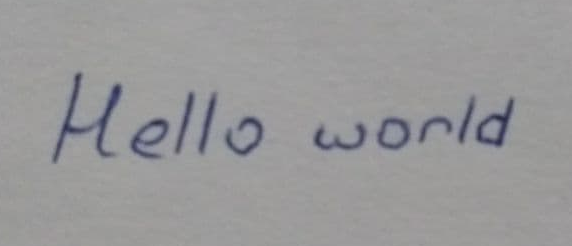
#> input picture images/photo.png, 572 x 246 px
$ python extraction.py
#> lines starting #> are read from the running program, lines starting #| are printed output that depends on the picture; after the words box and inside, x2 and y2 are one past the last pixel; in counts of white or black regions, pixels touching at a corner belong together
### preprocessing/extracted_letter.py
import typing as tp
from dataclasses import dataclass

import numpy as np


@dataclass
class ExtractedLetter:
    image: np.ndarray
    coordinates: tp.Tuple[int, int]
    height: int = 28
    width: int = 28

    def __lt__(self, other: "ExtractedLetter"):
        return self.coordinates < other.coordinates

### preprocessing/extraction.py
import os
import typing as tp

import cv2 as c
import numpy as np

from preprocessing.extracted_letter import ExtractedLetter


class ImageExtractor:
    THRESHOLD = 127
    ARTIFACTS_DIRECTORY = "artifacts"
    NO_PARENT = 0

    def __init__(self, image: tp.Union[str, np.ndarray]):
#> called with image = '../images/photo.png'
        self.image: np.ndarray
        if isinstance(image, str):
            self.image = c.imread(image)
#> self.image is the input picture: shape (246, 572, 3); mean B, G, R 153.8, 152.9, 153.2
        else:
            self.image = image

        self.thresh = ImageExtractor.threshold_it(self.image)

    @staticmethod
    def threshold_it(image: np.ndarray, blur=True):
#> called with blur = True
        grayscale = c.cvtColor(image, c.COLOR_BGR2GRAY)
        if blur:
            grayscale = c.GaussianBlur(grayscale, (5, 5), 0)

        _, thresh = c.threshold(grayscale, ImageExtractor.THRESHOLD, 255,
                                  c.THRESH_OTSU + c.THRESH_BINARY)
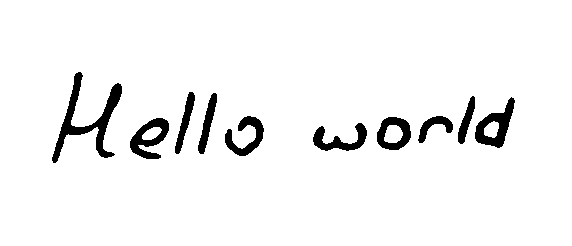
#> thresh: shape (246, 572); 95.2% white; 10 black regions, largest, box (x1, y1, x2, y2) and area: (52, 72, 122, 163) 1570, (475, 97, 515, 148) 857, (130, 118, 169, 159) 777
        return thresh

    @staticmethod
    def square_it(image: np.ndarray, preferred_shape: tp.Tuple[int, int]) -> np.ndarray:
        c_height, c_width = image.shape
        longest = max(image.shape)
        squared_letter = 255 * np.ones(shape=[longest, longest], dtype=np.uint8)
        if c_width > c_height:
            squared_y = (longest - c_height) // 2
            squared_letter[squared_y:squared_y + c_height, 0:c_width] = image
        elif c_width < c_height:
            squared_x = (longest - c_width) // 2
            squared_letter[0:c_height, squared_x:squared_x + c_width] = image
        else:
            squared_letter = image

        return c.resize(squared_letter, preferred_shape, interpolation=c.INTER_AREA)

    def _eroding(self, eroding) -> np.ndarray:
        # removing some small defects
        opening = c.morphologyEx(
            self.thresh,
            c.MORPH_OPEN,
            c.getStructuringElement(c.MORPH_ELLIPSE, (5, 5))
        )
#> opening: shape (246, 572); 95.2% white; 10 black regions, largest, box (x1, y1, x2, y2) and area: (52, 72, 122, 163) 1579, (475, 97, 515, 148) 861, (130, 118, 169, 159) 788
        # increasing contours of letters for later use in connected components method
        img_erode = c.erode(
            opening,
            np.ones((eroding, eroding), np.uint8),
            iterations=2
        )
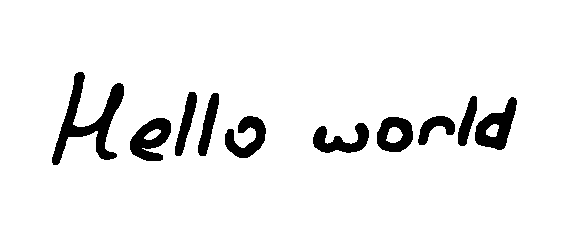
#> img_erode: shape (246, 572); 93.5% white; 10 black regions

        return img_erode

    def extract_letters(self, height, width, eroding=2, save_artifacts=False) -> tp.List[ExtractedLetter]:
        eroded = self._eroding(eroding)
        all_occurrences, tree = c.findContours(
            eroded,
            c.RETR_TREE,
            c.CHAIN_APPROX_NONE
        )
#> all_occurrences = 14 contours; largest, box (x1, y1, x2, y2) and area: (0, 0, 572, 246) 139895, (51, 71, 125, 166) 2306, (474, 96, 518, 151) 1304, (129, 117, 172, 162) 1244, (376, 116, 414, 153) 1091
        low_tree = tree[0]

        artifact = None
        if save_artifacts:
            artifact = self.image.copy()

        extracted: tp.List[ExtractedLetter] = []
        for index, text_element in enumerate(all_occurrences):
            # checking for parent contour
            if low_tree[index][3] == ImageExtractor.NO_PARENT:
                (r_x, r_y, r_width, r_height) = c.boundingRect(text_element)
                if save_artifacts:
                    c.rectangle(artifact, (r_x, r_y), (r_x + r_width, r_y + r_height), (0, 0, 255), 1)

                # making mask for the contour
                mask = np.zeros_like(eroded)
                c.drawContours(mask, [text_element], 0, 255, -1)

                # take only the part that is inside the current contour
                out = 255 * np.ones_like(eroded)
                out[mask == 255] = self.thresh[mask == 255]

                letter_countours = out[r_y:r_y + r_height, r_x:r_x + r_width]

                coordinates = (r_x, r_y)
                image = ImageExtractor.square_it(letter_countours, (height, width))
                extracted.append(
                    ExtractedLetter(
                        image,
                        coordinates,
                        r_width,
                        r_height
                    )
                )

        if save_artifacts:
            try:
                os.mkdir(ImageExtractor.ARTIFACTS_DIRECTORY)
            except FileExistsError:
                pass
            c.imwrite(os.path.join(ImageExtractor.ARTIFACTS_DIRECTORY, "last.png"), artifact)
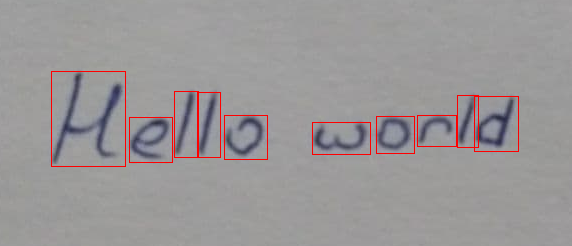
#> saved as last.png: shape (246, 572, 3); mean B, G, R 151.7, 150.9, 154.6

        return sorted(extracted)


if __name__ == '__main__':
    extractor = ImageExtractor("../images/photo.png")
    for i, letter in enumerate(extractor.extract_letters(28, 28, save_artifacts=True)):
        c.imshow(f"Letter #{i}", letter.image)
#> this loop made 10 passes
#> pass 1, `c.imshow(f"Letter #{i}", letter.image)`:
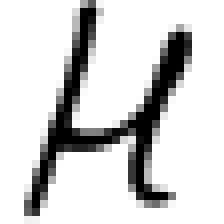
#> window 'Letter #0': shape (28, 28) (shown 8 times larger); min 0, max 255, mean 210.6
    c.waitKey(0)
